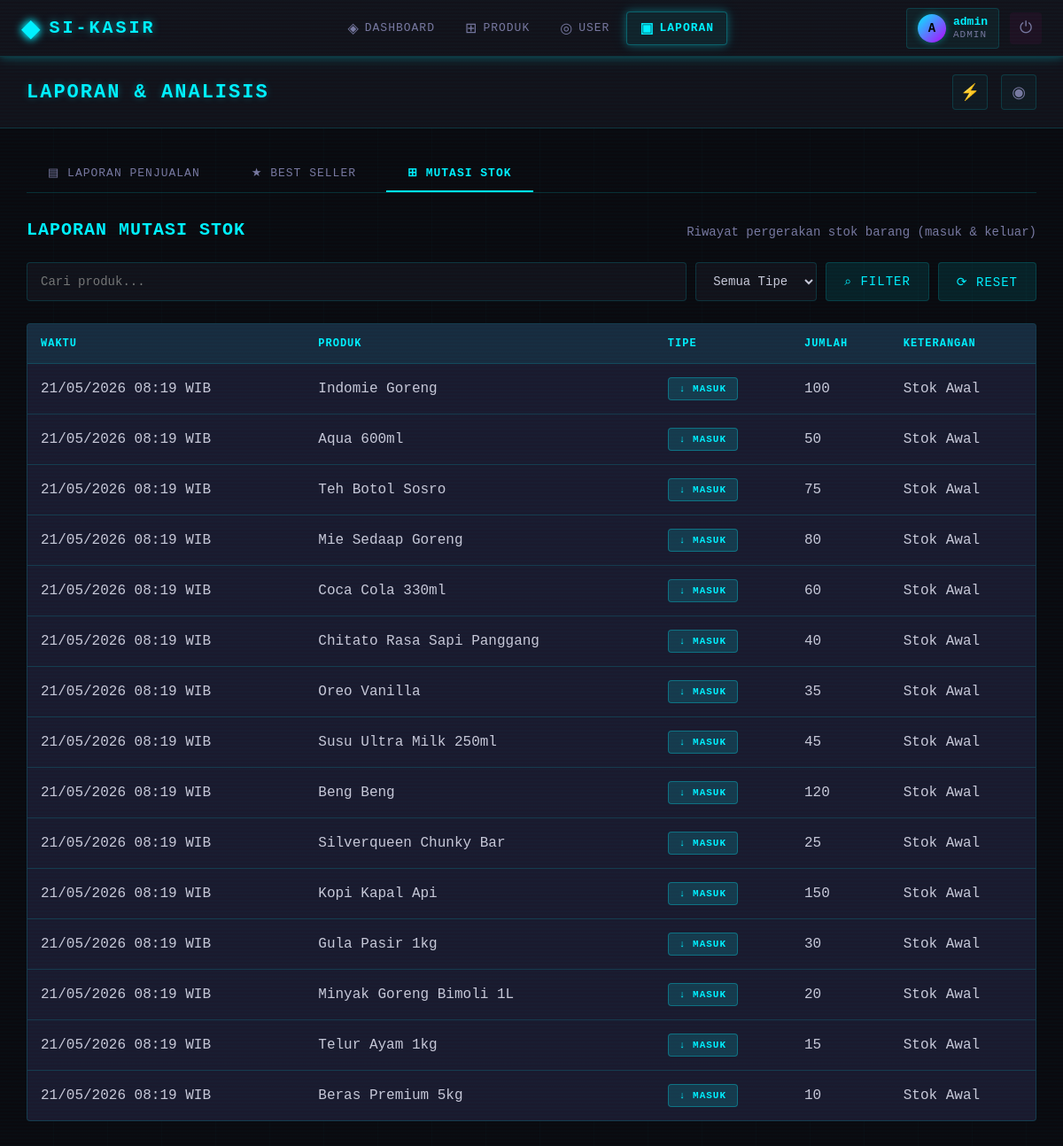
/modules/laporan/index.php?tab=mutasi (signed in), run on the app's committed database.
### tables this page shows
CREATE TABLE IF NOT EXISTS t_log_stok (
    id_log INT AUTO_INCREMENT PRIMARY KEY,
    id_produk INT NOT NULL,
    Jumlah INT NOT NULL,
    Tipe ENUM('Masuk', 'Keluar') NOT NULL,
    Keterangan VARCHAR(255),
    waktu_log TIMESTAMP DEFAULT CURRENT_TIMESTAMP,
    FOREIGN KEY (id_produk) REFERENCES m_produk(id_produk)
);

CREATE TABLE IF NOT EXISTS m_produk (
    id_produk INT AUTO_INCREMENT PRIMARY KEY,
    nama_produk VARCHAR(100) NOT NULL,
    harga_jual DECIMAL(10,2) NOT NULL,
    stok INT NOT NULL DEFAULT 0
);

### modules/laporan/laporan_mutasi.php (the view, shortened to what this page needs)
<?php
$filter_produk = $_GET['produk'] ?? '';
$query = "SELECT l.*, m.nama_produk
          FROM t_log_stok l
          INNER JOIN m_produk m ON l.id_produk = m.id_produk
          WHERE 1=1";
$query .= " ORDER BY l.waktu_log DESC LIMIT 100";
$stmt = $conn->prepare($query);
$stmt->execute();
$result = $stmt->get_result();
?>
<div class="report-section">
    <div class="report-header">
        <h2>Laporan Mutasi Stok</h2>
        <p>Riwayat pergerakan stok barang (masuk & keluar)</p>
    </div>
    <div class="filter-section">
        <form method="GET" class="filter-form">
            <input type="text" name="produk" placeholder="Cari produk..." value="<?php echo htmlspecialchars($filter_produk); ?>">
            <select name="tipe">
                <option value="">Semua Tipe</option>
            </select>
            <button type="submit" class="btn">⌕ Filter</button>
            <a href="?tab=mutasi" class="btn">⟳ Reset</a>
        </form>
    </div>
    <div class="table-container">
        <table>
            <thead>
                <tr>
                    <th>Waktu</th>
                    <th>Produk</th>
                    <th>Tipe</th>
                    <th>Jumlah</th>
                    <th>Keterangan</th>
                </tr>
            </thead>
            <tbody>
                <?php if ($result->num_rows > 0): ?>
                    <?php while ($row = $result->fetch_assoc()): ?>
                        <tr>
                            <td><?php echo date('d/m/Y H:i', strtotime($row['waktu_log'])); ?> WIB</td>
                            <td><?php echo htmlspecialchars($row['nama_produk']); ?></td>
                            <td>
                                <?php if ($row['Tipe'] === 'Masuk'): ?>
                                    <span class="badge badge-success">↓ Masuk</span>
                                <?php else: ?>
                                    <span class="badge badge-danger">↑ Keluar</span>
                                <?php endif; ?>
                            </td>
                            <td><?php echo $row['Jumlah']; ?></td>
                            <td><?php echo htmlspecialchars($row['Keterangan'] ?? '-'); ?></td>
                        </tr>
                    <?php endwhile; ?>
                <?php else: ?>
                    <tr>
                        <td colspan="5" style="text-align: center;">Tidak ada data mutasi stok</td>
                    </tr>
                <?php endif; ?>
            </tbody>
        </table>
    </div>
</div>

### assets/css/sidebar.css (style rules this page uses)
:root { --bg-primary: #0a0a0f; --bg-secondary: #12121a; --bg-card: #1a1a2e; --neon-cyan: #00f0ff; --neon-pink: #ff00aa; --neon-purple: #b800ff; --neon-yellow: #ffd700; --text-primary: #c8c8d8; --text-secondary: #7878a0; --border-color: rgba(0, 240, 255, 0.15); --glow-cyan: 0 0 10px rgba(0, 240, 255, 0.3), 0 0 20px rgba(0, 240, 255, 0.1); --glow-pink: 0 0 10px rgba(255, 0, 170, 0.3), 0 0 20px rgba(255, 0, 170, 0.1); }
* { margin: 0; padding: 0; box-sizing: border-box; }
body { font-family: 'Courier New', 'Consolas', monospace; background: var(--bg-primary); color: var(--text-primary); padding-top: 64px; position: relative; }
body::before { content: ''; position: fixed; top: 0; left: 0; width: 100%; height: 100%; background: radial-gradient(ellipse at 20% 50%, rgba(0, 240, 255, 0.03) 0%, transparent 50%), radial-gradient(ellipse at 80% 50%, rgba(255, 0, 170, 0.03) 0%, transparent 50%); pointer-events: none; z-index: 0; }
body::after { content: ''; position: fixed; top: 0; left: 0; width: 100%; height: 100%; background: repeating-linear-gradient( 0deg, transparent, transparent 2px, rgba(0, 240, 255, 0.015) 2px, rgba(0, 240, 255, 0.015) 4px ); pointer-events: none; z-index: 9999; }

### assets/css/laporan.css (style rules this page uses)
:root { --bg-primary: #0a0a0f; --bg-secondary: #12121a; --bg-card: #1a1a2e; --neon-cyan: #00f0ff; --neon-pink: #ff00aa; --neon-purple: #b800ff; --neon-yellow: #ffd700; --text-primary: #c8c8d8; --text-secondary: #7878a0; --border-color: rgba(0, 240, 255, 0.15); --glow-cyan: 0 0 10px rgba(0, 240, 255, 0.3), 0 0 20px rgba(0, 240, 255, 0.1); }
.report-section { margin-top: 20px; }
.report-header { display: flex; justify-content: space-between; align-items: center; margin-bottom: 25px; flex-wrap: wrap; gap: 15px; }
.report-header h2 { color: var(--neon-cyan); font-size: 20px; font-weight: 600; text-transform: uppercase; letter-spacing: 1px; }
.report-header p { color: var(--text-secondary); font-size: 14px; margin-top: 5px; }
.filter-section { margin-bottom: 25px; }
.filter-form { display: flex; gap: 10px; flex-wrap: wrap; }
.filter-form input, .filter-form select { padding: 12px 15px; border: 1px solid var(--border-color); border-radius: 4px; font-size: 14px; transition: all 0.3s; background: var(--bg-secondary); color: var(--text-primary); font-family: 'Courier New', monospace; }
.filter-form input { flex: 1; min-width: 200px; }
.btn { display: inline-flex; align-items: center; gap: 8px; padding: 12px 20px; background: rgba(0, 240, 255, 0.1); color: var(--neon-cyan); text-decoration: none; border-radius: 4px; border: 1px solid var(--border-color); cursor: pointer; font-size: 14px; font-weight: 500; transition: all 0.3s; font-family: 'Courier New', monospace; text-transform: uppercase; letter-spacing: 1px; }
.table-container { background: var(--bg-card); border-radius: 4px; border: 1px solid var(--border-color); overflow: hidden; }
table { width: 100%; border-collapse: collapse; }
table th, table td { padding: 15px; text-align: left; border-bottom: 1px solid var(--border-color); }
table th { background: rgba(0, 240, 255, 0.08); color: var(--neon-cyan); font-weight: 600; font-size: 12px; text-transform: uppercase; letter-spacing: 1px; }
table tbody tr { transition: all 0.3s; }
table tbody tr:last-child td { border-bottom: none; }
.badge { padding: 6px 12px; border-radius: 4px; font-size: 11px; font-weight: 600; display: inline-block; text-transform: uppercase; letter-spacing: 1px; }
.badge-success { background: rgba(0, 240, 255, 0.15); color: var(--neon-cyan); border: 1px solid rgba(0, 240, 255, 0.3); }
.summary-card, .table-container { animation: slideIn 0.5s ease-out; }

### data on the page
t_log_stok: waktu_log "21/05/2026 08:19", id_produk.nama_produk "Indomie Goreng", Tipe "↓ MASUK", Jumlah "100", Keterangan "Stok Awal"
t_log_stok: waktu_log "21/05/2026 08:19", id_produk.nama_produk "Aqua 600ml", Tipe "↓ MASUK", Jumlah "50", Keterangan "Stok Awal"
t_log_stok: waktu_log "21/05/2026 08:19", id_produk.nama_produk "Teh Botol Sosro", Tipe "↓ MASUK", Jumlah "75", Keterangan "Stok Awal"
t_log_stok: waktu_log "21/05/2026 08:19", id_produk.nama_produk "Mie Sedaap Goreng", Tipe "↓ MASUK", Jumlah "80", Keterangan "Stok Awal"
t_log_stok: waktu_log "21/05/2026 08:19", id_produk.nama_produk "Coca Cola 330ml", Tipe "↓ MASUK", Jumlah "60", Keterangan "Stok Awal"
t_log_stok: waktu_log "21/05/2026 08:19", id_produk.nama_produk "Chitato Rasa Sapi Panggang", Tipe "↓ MASUK", Jumlah "40", Keterangan "Stok Awal"
t_log_stok: waktu_log "21/05/2026 08:19", id_produk.nama_produk "Oreo Vanilla", Tipe "↓ MASUK", Jumlah "35", Keterangan "Stok Awal"
t_log_stok: waktu_log "21/05/2026 08:19", id_produk.nama_produk "Susu Ultra Milk 250ml", Tipe "↓ MASUK", Jumlah "45", Keterangan "Stok Awal"
t_log_stok: waktu_log "21/05/2026 08:19", id_produk.nama_produk "Beng Beng", Tipe "↓ MASUK", Jumlah "120", Keterangan "Stok Awal"
t_log_stok: waktu_log "21/05/2026 08:19", id_produk.nama_produk "Silverqueen Chunky Bar", Tipe "↓ MASUK", Jumlah "25", Keterangan "Stok Awal"
t_log_stok: waktu_log "21/05/2026 08:19", id_produk.nama_produk "Kopi Kapal Api", Tipe "↓ MASUK", Jumlah "150", Keterangan "Stok Awal"
t_log_stok: waktu_log "21/05/2026 08:19", id_produk.nama_produk "Gula Pasir 1kg", Tipe "↓ MASUK", Jumlah "30", Keterangan "Stok Awal"
t_log_stok: waktu_log "21/05/2026 08:19", id_produk.nama_produk "Minyak Goreng Bimoli 1L", Tipe "↓ MASUK", Jumlah "20", Keterangan "Stok Awal"
t_log_stok: waktu_log "21/05/2026 08:19", id_produk.nama_produk "Telur Ayam 1kg", Tipe "↓ MASUK", Jumlah "15", Keterangan "Stok Awal"
t_log_stok: waktu_log "21/05/2026 08:19", id_produk.nama_produk "Beras Premium 5kg", Tipe "↓ MASUK", Jumlah "10", Keterangan "Stok Awal"

### other printed values
substr(getUsername(), 0, 1) "A"
getUsername() "admin"
getUserRole() "ADMIN"
$pageTitle "LAPORAN & ANALISIS"
